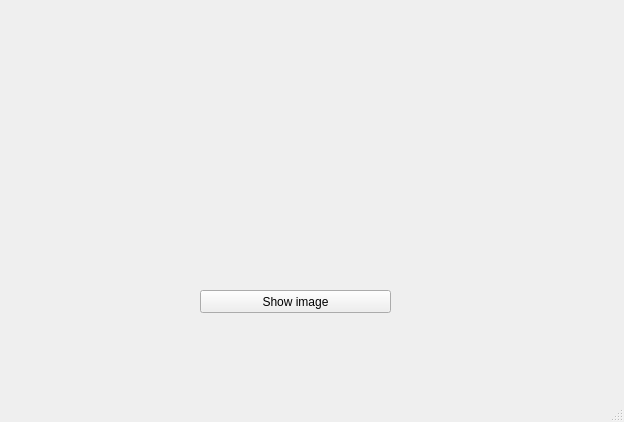
<?xml version="1.0" encoding="UTF-8"?>
<ui version="4.0">
 <class>MainWindow</class>
 <widget class="QMainWindow" name="MainWindow">
  <property name="geometry">
   <rect>
    <x>0</x>
    <y>0</y>
    <width>624</width>
    <height>422</height>
   </rect>
  </property>
  <property name="windowTitle">
   <string>MainWindow</string>
  </property>
  <widget class="QWidget" name="centralwidget">
   <widget class="QPushButton" name="btn_show_image">
    <property name="geometry">
     <rect>
      <x>200</x>
      <y>290</y>
      <width>191</width>
      <height>23</height>
     </rect>
    </property>
    <property name="text">
     <string>Show image</string>
    </property>
   </widget>
   <widget class="QWidget" name="verticalLayoutWidget">
    <property name="geometry">
     <rect>
      <x>110</x>
      <y>30</y>
      <width>421</width>
      <height>241</height>
     </rect>
    </property>
    <layout class="QVBoxLayout" name="layout_image"/>
   </widget>
  </widget>
  <widget class="QMenuBar" name="menubar">
   <property name="geometry">
    <rect>
     <x>0</x>
     <y>0</y>
     <width>624</width>
     <height>22</height>
    </rect>
   </property>
  </widget>
  <widget class="QStatusBar" name="statusbar"/>
 </widget>
 <resources/>
 <connections/>
</ui>
